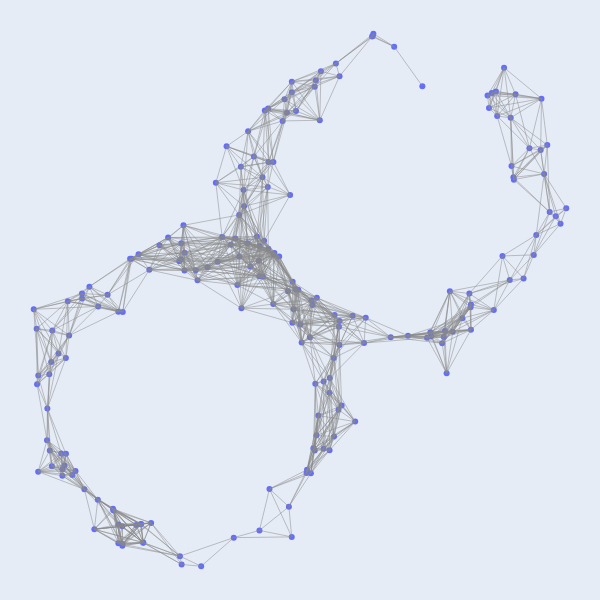

Notebook source saved alongside this figure:
### Markdown cell above
You can use any notion of dissimilarity you would like to form a Vietoris-Rips complex.  You're not limited to the Euclidean metric (or even metrics i.e. with triangle inequality, although you do want $d(x,y) \ge 0$ and $d(x,y) = d(y,x)$.  More generally, you might just call a non-metric construction a flag complex.

Here's an example on our above point cloud using the L1 metric (or `cityblock` metric in scipy)

### Code cell
pdist = distance.squareform(distance.pdist(X, 'cityblock'))

R = bats.RipsComplex(bats.Matrix(pdist), 0.5, 2) # connect points within distance 0.5
fig = ScatterVisualization(R, pos=X)
fig.update_layout(width=600, height=600, showlegend=False, margin=dict(l=0, r=0, t=0, b=0))
fig.update_xaxes(visible=False)
fig.update_yaxes(visible=False)
fig.write_image("images/03/sample_0.5_l1.pdf")
fig.show()

### Figure 1 — Plotly figure (JSON) as saved in the notebook; plotly's stock layout.template omitted (floating-point values rounded to 4 significant figures; data arrays with more than 128 entries replaced by an {"elided": "..."} marker saying what was removed)
{"data": [{"mode": "markers", "type": "scatter", "x": {"elided": "200 float values"}, "y": {"elided": "200 float values"}}, {"hoverinfo": "none", "line": {"color": "#888", "width": 0.5}, "mode": "lines", "type": "scatter", "x": {"elided": "4182 float values"}, "y": {"elided": "4182 float values"}}], "layout": {"height": 600, "margin": {"b": 0, "l": 0, "r": 0, "t": 0}, "showlegend": false, "width": 600, "xaxis": {"visible": false}, "yaxis": {"visible": false}}}
